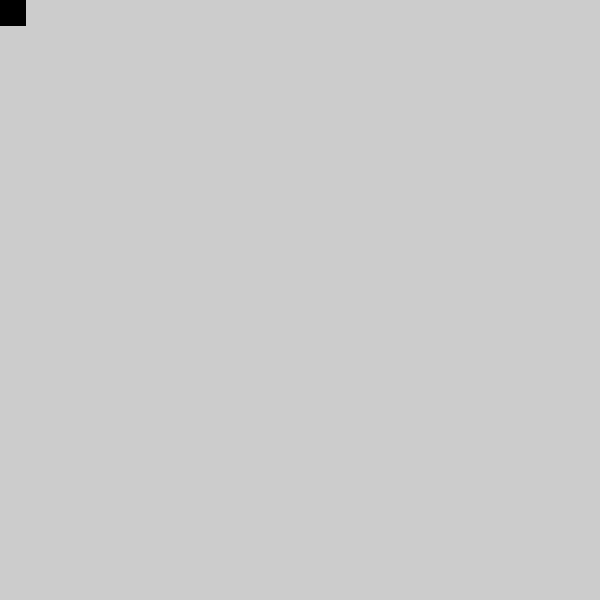
Frame 1 (no input)
Frame 60 (the mouse pressed at the canvas centre just before this capture): identical to frame 1, image omitted
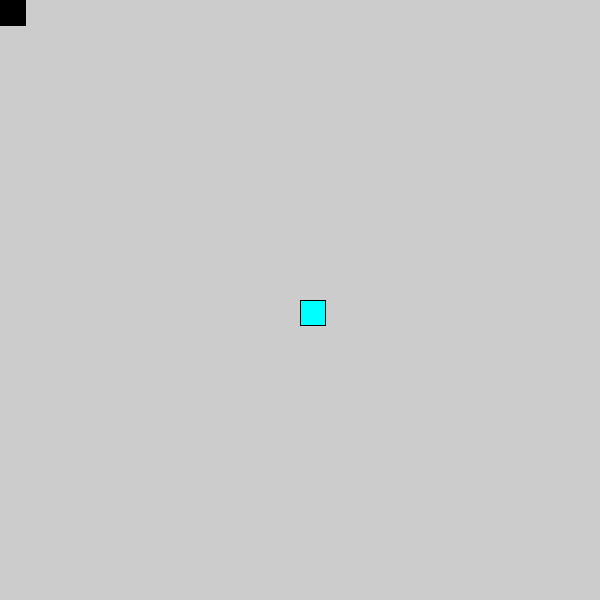
Frame 120 (the mouse held since frame 60 and released just before this capture)

The Processing sketch that drew these frames (run headless with seeded random() and noise(); from frame 60 on, the mouse is pressed at the canvas centre):

// Processing sketch: processing_125233
// ── processing_125233.pde

void setup() {
  size(600, 600);
}

void draw() {
  // background(0);
  fill(0, mouseX, mouseY);
  
  //symétrie avec quatre rectangles
  rect(mouseX, mouseY, 25, 25);

  rect(width-mouseX, mouseY, 25, 25);

  rect(mouseX, height-mouseY, 25, 25);

  rect(width-mouseX, height-mouseY, 25, 25);

  println(mouseX);
}
